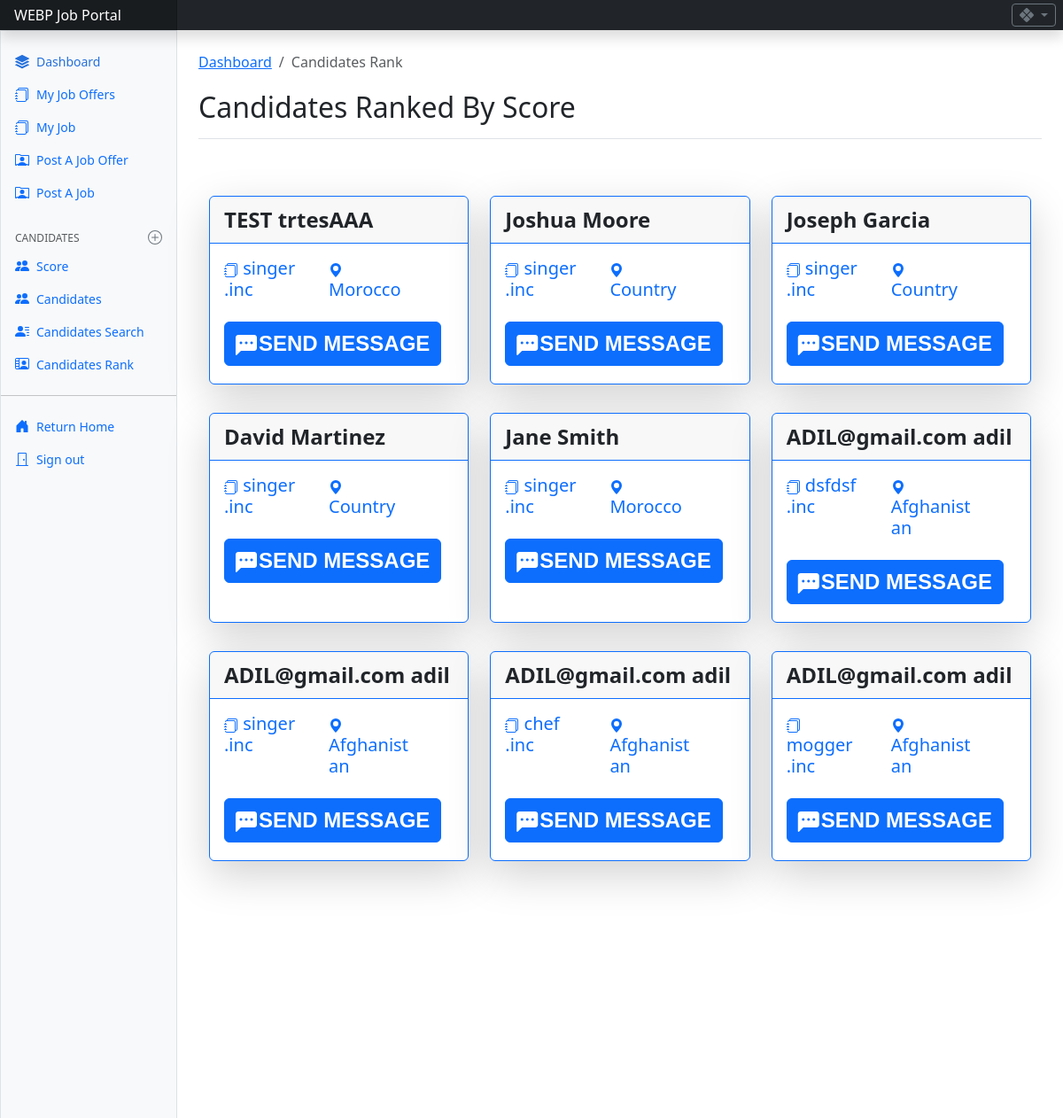
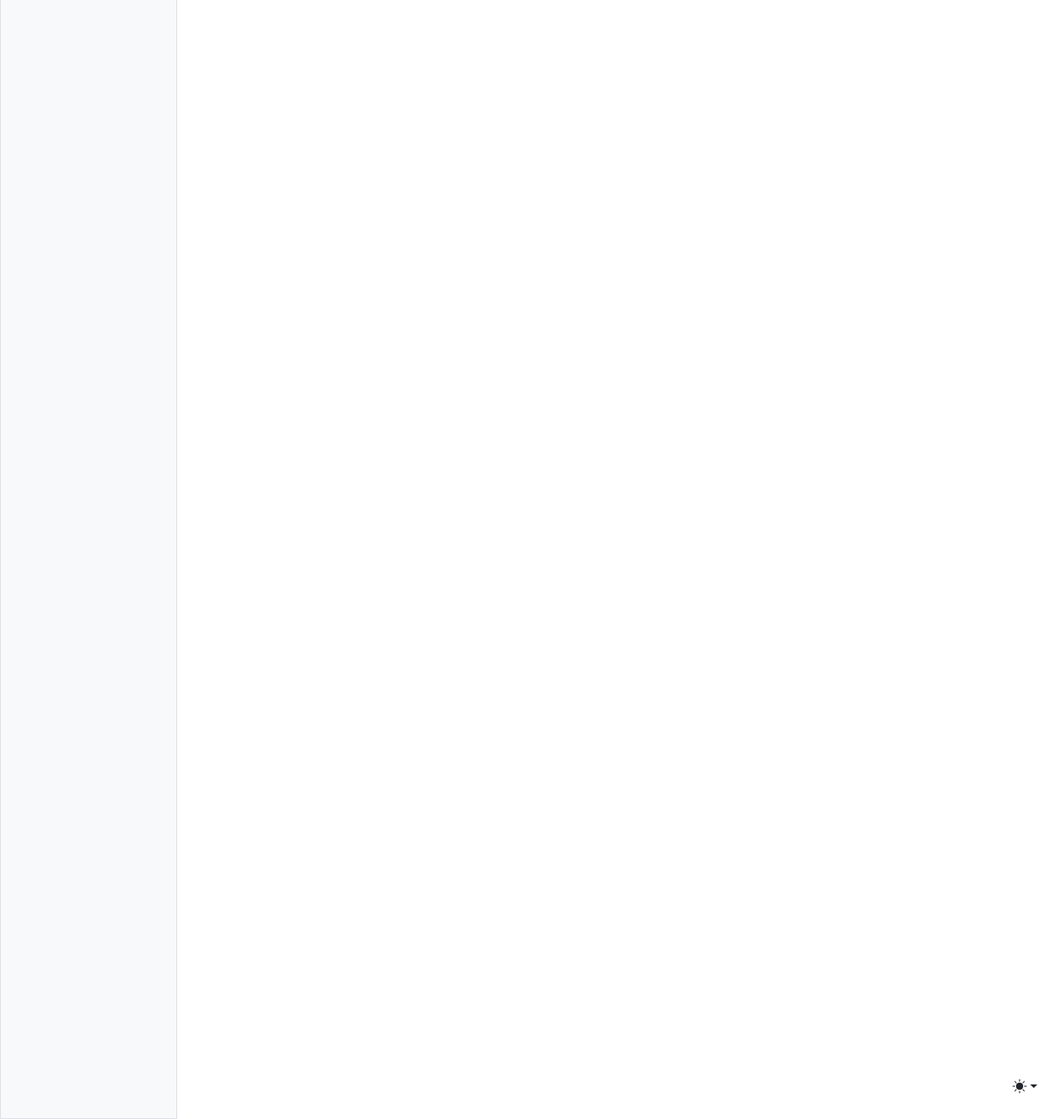
Page /RECRUITER/DASHBOARD/candidates_rank.php (signed in) on the committed database (2 pictures, top to bottom).
### tables this page shows
CREATE TABLE `applied_jobs` (
  `app_id` int(11) NOT NULL,
  `job_id` int(11) DEFAULT NULL,
  `can_id` int(11) DEFAULT NULL,
  `statut` varchar(100) NOT NULL DEFAULT 'Processing'
);

CREATE TABLE `candidates` (
  `can_id` int(11) NOT NULL,
  `firstname` varchar(50) NOT NULL,
  `lastname` varchar(50) NOT NULL,
  `Username` varchar(50) NOT NULL,
  `Email` varchar(100) NOT NULL,
  `password` varchar(255) NOT NULL,
  `Phone` varchar(20) DEFAULT NULL,
  `Address` varchar(255) DEFAULT NULL,
  `City` varchar(100) DEFAULT NULL,
  `Country` varchar(100) DEFAULT NULL,
  `zipcode` varchar(20) DEFAULT NULL,
  `birth` date DEFAULT NULL,
  `gender` varchar(50) DEFAULT NULL,
  `cv` varchar(100) NOT NULL DEFAULT 'noCV.pdf',
  `image_name` varchar(1000) DEFAULT NULL,
  `image_data` longblob NOT NULL,
  `status` int(11) DEFAULT 1,
  `registrationdate` timestamp NOT NULL DEFAULT current_timestamp()
);

CREATE TABLE `job_offer` (
  `job_id` int(11) NOT NULL,
  `job_title` varchar(255) NOT NULL,
  `job_type` varchar(50) NOT NULL,
  `salary` decimal(10,2) DEFAULT NULL,
  `job_description` text DEFAULT NULL,
  `requirements` text DEFAULT NULL,
  `benefits` text DEFAULT NULL,
  `exp_sc` int(11) NOT NULL DEFAULT 0,
  `edc_sc` varchar(255) NOT NULL DEFAULT '0',
  `skill_sc` varchar(255) NOT NULL DEFAULT '0',
  `status` int(11) DEFAULT 1,
  `creation_date` timestamp NOT NULL DEFAULT current_timestamp(),
  `rec_id` int(11) DEFAULT NULL
);

### RECRUITER/DASHBOARD/candidates_rank.php (the view, shortened to what this page needs)
<?php
include ('include/header.php');
include ('include/sidebar.php');
$recid = $_SESSION['rec_id'];
?>
<main class="col-md-9 ms-sm-auto col-lg-10 px-md-4 pt-4 pb-2 mb-1">
  <nav aria-label="breadcrumb">
    <ol class="breadcrumb">
      <li class="breadcrumb-item"><a href="rec_dashboard.php">Dashboard</a></li>
      <li class="breadcrumb-item active" aria-current="page">Candidates Rank</li>
    </ol>
  </nav>
  <div class="d-flex justify-content-between flex-wrap flex-md-nowrap align-items-center pt-1 pb-2 mb-1 border-bottom">
    <h1 class="h2">Candidates Ranked By Score</h1>
  </div>
  <div class="container mt-5">
    <?php
    include ('connection/db.php');
    $query = "SELECT *
FROM Candidates c
INNER JOIN applied_jobs a ON c.can_id = a.Can_id
INNER JOIN job_offer j ON a.Job_id = j.job_id
WHERE c.status = 1 AND j.rec_id = $recid";
    $result = mysqli_query($conn, $query);
    if (mysqli_num_rows($result) > 0) {
      $cardCount = 0;
      while ($row = mysqli_fetch_assoc($result)) {
        $job_title = $row['job_title'];
        $country = $row['Country'];
        $first_name = $row['firstname'];
        $last_name = $row['lastname'];
        if ($cardCount % 3 == 0) {
          echo '<div class="row">';
        }
        ?>
        <div class="col-lg-4 my-2 my-lg-3">
          <div class="card border-primary mb-3 scroll2  h-100 shadow-lg">
            <div class="card-header border-primary fs-4 fw-bold text-dark-subtle">
              <?php echo "$first_name $last_name"; ?>
            </div>
            <div class="card-body text-primary pb-1">
              <div class="card-title">
                <div class="row">
                  <div class="col-lg-5">
                    <h5>
                      <?php echo "$job_title .inc" ?>
                    </h5>
                  </div>
                  <div class="col-lg-5">
                    <h5><svg xmlns="http://www.w3.org/2000/svg" width="16" height="16" fill="currentColor"
                        class="bi bi-geo-alt-fill" viewBox="0 0 16 16">
                        <path d="M8 16s6-5.686 6-10A6 6 0 0 0 2 6c0 4.314 6 10 6 10m0-7a3 3 0 1 1 0-6 3 3 0 0 1 0 6" />
                      </svg>
                      <?php echo $country ?>
                    </h5>
                  </div>
                </div>
              </div>
              <div class="btn-group">
                <button
                  onclick="getId(<?php echo $row['rec_id']; ?>, <?php echo $row['can_id']; ?>, <?php echo $row['job_id']; ?>); setRecipient('@<?php echo $row['Username']; ?>')"
                  class="btn btn-primary hover3 text-center fs-4" id="myBtn" data-bs-toggle="modal"
                  data-bs-target="#exampleModal" style=" font-weight: bold; font-family: Passion One, sans-serif;"><i
                    class="bi bi-chat-left-dots-fill" style="margin-right: 10px;"></i>SEND MESSAGE</button>
              </div>
            </div>
          </div>
        </div>
        <?php
        $cardCount++;
        if ($cardCount % 3 == 0 || $cardCount == mysqli_num_rows($result)) {
          echo '</div>';
        }
      }
    } else {
      echo '<div class="alert scroll4 alert-danger mt-4" role="alert">
  NO AVAILABLE CANDIDATES FOR THE MOMENT!
</div>';
    }
    ?>
  </div>
</main>
</div>
</div>

### RECRUITER/DASHBOARD/css/dashboard.css (style rules this page uses)
.bi { display: inline-block; width: 1rem; height: 1rem; }

### RECRUITER/DASHBOARD/css/hoverr.css (style rules this page uses)
.hover3 { transition: transform 0.6s ease 0s; }

### RECRUITER/css/scroll.css (style rules this page uses)
.scroll2 { opacity: 0; filter: blur(5px); transform: translateX(100%); transition: all 1s ease; }
.show { filter: blur(0); transform: translateX(0); transform: rotate(0); transform: translateY(0); opacity: 1; }
html, body { overflow-x: hidden; }

### RECRUITER/DASHBOARD/include/header.php (style rules this page uses)
.bi { vertical-align: -.125em; fill: currentColor; }

### rows in the picture
applied_jobs: can.firstname "TEST", can.lastname "trtesAAA", job.job_title "singer", can.Country "Morocco"
applied_jobs: can.firstname "Joshua", can.lastname "Moore", job.job_title "singer", can.Country "Country"
applied_jobs: can.firstname "Joseph", can.lastname "Garcia", job.job_title "singer", can.Country "Country"
applied_jobs: can.firstname "David", can.lastname "Martinez", job.job_title "singer", can.Country "Country"
applied_jobs: can.firstname "Jane", can.lastname "Smith", job.job_title "singer", can.Country "Morocco"
applied_jobs: can.firstname "ADIL@gmail.com", can.lastname "adil", job.job_title "dsfdsf", can.Country "Afghanistan"
applied_jobs: can.firstname "ADIL@gmail.com", can.lastname "adil", job.job_title "singer", can.Country "Afghanistan"
applied_jobs: can.firstname "ADIL@gmail.com", can.lastname "adil", job.job_title "chef", can.Country "Afghanistan"
applied_jobs: can.firstname "ADIL@gmail.com", can.lastname "adil", job.job_title "mogger", can.Country "Afghanistan"
